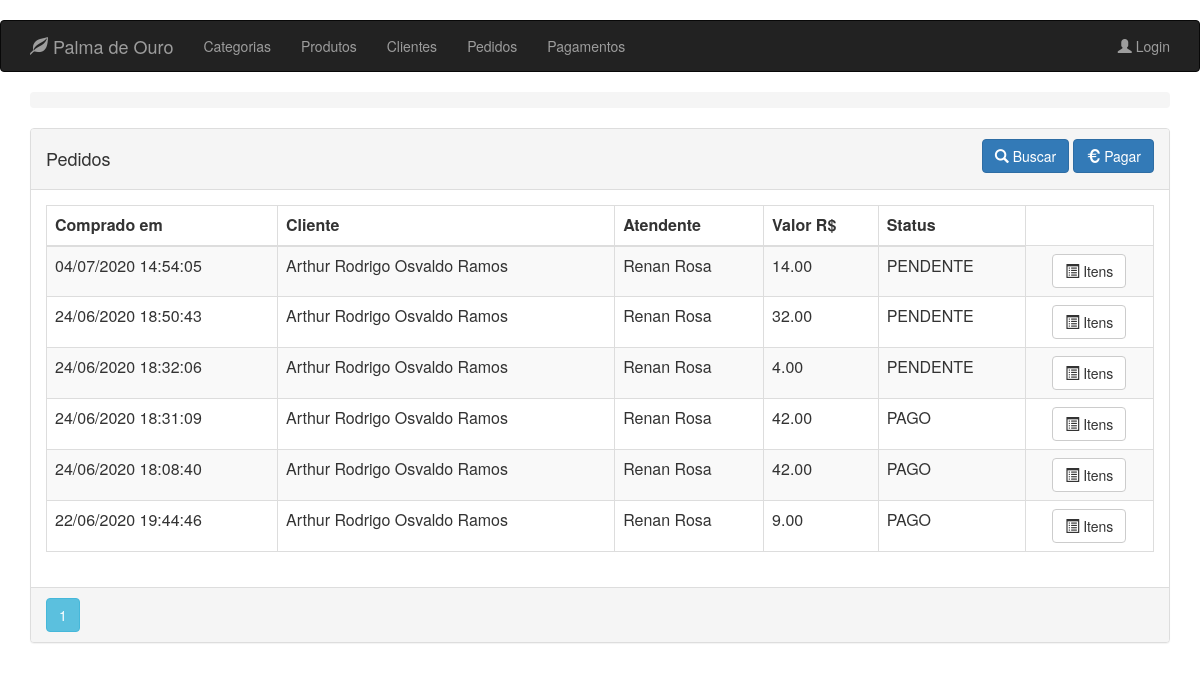
Before: /order/client/2 with the older database file.
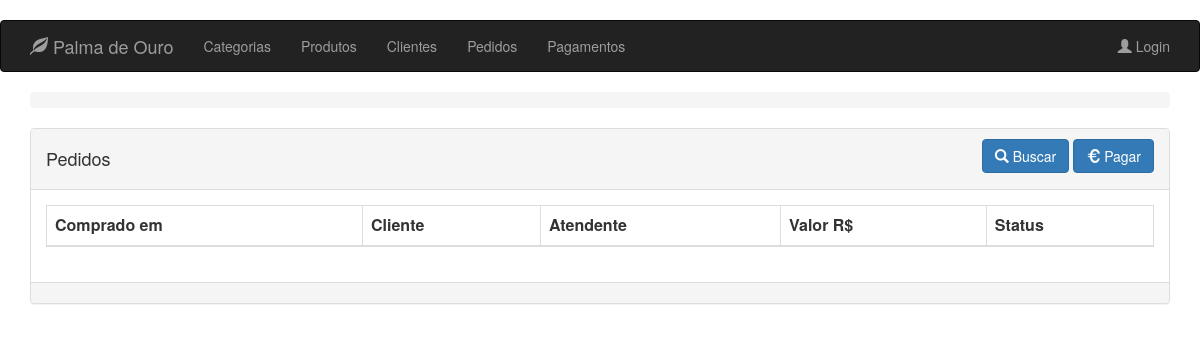
After: the same page with the newer database file.
### app/models.py (models this page shows, shortened)
class Order(db.Model):
    __tablename__ = 'orders'
    id = db.Column(db.Integer, primary_key=True)
    client_id = db.Column(db.Integer, ForeignKey('clients.id'), nullable=False)
    clerk_id = db.Column(db.Integer, ForeignKey('clerks.id'), nullable=False)
    payment_id = db.Column(db.Integer, ForeignKey(
        'payments.id'), nullable=True)
    date = db.Column(db.DateTime, index=True, default=datetime.now)
    total = db.Column(db.Numeric(10, 2), default=0)
    status = db.Column(db.Enum(Status), default=Status.PENDENTE)
    client = relationship("Client", backref=backref('orders', order_by=id))
    clerk = relationship("Clerk", backref=backref('orders', order_by=id))
    payment = relationship("Payment", backref=backref(
        'orders', order_by=id), lazy=True)

class User(db.Model):
    __metaclass__ = ABCMeta
    __abstract__ = True
    id = db.Column(db.Integer, primary_key=True)
    name = db.Column(db.String(64), nullable=False, index=True)
    phone_number = db.Column(db.String(13), nullable=False)

class Client(User):
    __tablename__ = 'clients'
    __mapper_args__ = {'concrete': True}
    identification = db.Column(db.String(9), unique=True)
    notifiable = db.Column(db.Boolean)
    address = db.Column(db.String(64))
    status = db.Column(db.Boolean)

class Clerk(User, UserMixin):
    __tablename__ = 'clerks'
    image_file = db.Column(db.String(24), default='default.png')
    email = db.Column(db.String(64), unique=True)
    password_hash = db.Column(db.String(128), nullable=False)
    __mapper_args__ = {
        'concrete': True
    }
    @property
    def password(self) -> None:
        raise AttributeError('password is not a readable attribute')

### app/routes/order/routes.py (the view)
@blueprint_order.route('/order/client/<int:id>', methods=['GET'])
@blueprint_order.route('/order', defaults={'id': None}, methods=['GET'])
@register_breadcrumb(blueprint_order, '.', 'Pedidos')
def get_orders(id):
    page = request.args.get('page', 1, type=int)
    if id is not None:
        orders = Order.query \
            .filter_by(client_id=id) \
            .order_by(Order.date.desc()) \
            .paginate(page=page, per_page=10)
        return render_template('order/client_orders.html', orders=orders, client_id=id)
    orders = Order.query.order_by(
        Order.date.desc()).paginate(page=page, per_page=10)
    return render_template('order/list.html', orders=orders)

### app/templates/order/client_orders.html (shortened to what this page needs)
{% extends "base.html" %}
{% block page_content %}
<div class="panel panel-default">
    <div class="panel-heading">
        <div class="row">
            <div class="col col-xs-6">
                <h4>Pedidos</h4>
            </div>
            <div class="col col-xs-6 text-right">
                <a href="{{ url_for('blueprint_order.search_order') }}" class="btn btn-primary">
                    <i class="glyphicon glyphicon glyphicon-search"></i>
                    <span>Buscar</span>
                </a>
                <a href="{{ url_for('blueprint_order.pending_order',id=client_id) }}" class="btn btn-primary">
                    <i class="glyphicon glyphicon-euro"></i>
                    <span>Pagar</span>
                </a>
            </div>
        </div>
    </div>
    <div class="panel-body">
        <table class="table table-striped table-responsive table-bordered">
            <thead>
                <tr>
                    <th>Comprado em</th>
                    <th>Cliente</th>
                    <th>Atendente</th>
                    <th>Valor R$</th>
                    <th>Status</th>
                </tr>
            </thead>
            <tbody>
                {% for order in orders.items %}
                <tr>
                    <td>{{ order.date.strftime('%d/%m/%Y %H:%M:%S') }}</td>
                    <td>{{ order.client.name }}</td>
                    <td>{{ order.clerk.name }}</td>
                    <td>{{ order.total }}</td>
                    <td>{{ order.status.name }}</td>
                    <td align="center">
                        <a href="{{ url_for('blueprint_order.items_order',id=order.id) }}"
                           class="btn btn-default">
                            <i class="glyphicon glyphicon-list-alt" aria-hidden="true"></i>
                            <span>Itens</span>
                        </a>
                    </td>
                </tr>
                {% endfor %}
            </tbody>
        </table>
    </div>
    <div class="panel-footer p-0">
        {% for page_number in orders.iter_pages(left_edge=1,right_edge=1,left_current=1,right_current=2) %}
        {% if page_number %}
        {% if orders.page == page_number %}
        <a class="btn btn-info mb-4"
           href="{{ url_for('blueprint_order.get_orders',page=page_number) }}">{{ page_number }}</a>
        {% else %}
        <a class="btn btn-outline-info mb-4"
           href="{{ url_for('blueprint_order.get_orders',page=page_number) }}">{{ page_number }}</a>
        {% endif %}
        {% else %}
        ...
        {% endif %}
        {% endfor %}
    </div>
</div>
{% endblock %}

### app/templates/base.html (shortened to what this page needs)
﻿{% extends "bootstrap/base.html" %}
    {% block head %}
    {{ super() }}
    {% endblock %}
    {% block navbar %}
    <header>
        <nav class="navbar navbar-inverse">
            <div class="container">
                <div class="navbar-header">
                    <a class="navbar-brand" href="{{ url_for('blueprint_client.get_clients') }}">
                        <span class="glyphicon glyphicon-leaf"></span> Palma de Ouro
                    </a>
                </div>
                <ul class="nav navbar-nav">
                    <li>
                        <a class="nav-item nav-link"
                           href="{{ url_for('blueprint_category.get_categories') }}">Categorias</a>
                    </li>
                    <li>
                        <a class="nav-item nav-link" href="{{ url_for('blueprint_product.get_products') }}">Produtos</a>
                    </li>
                    <li>
                        <a class="nav-item nav-link"
                           href="{{ url_for('blueprint_client.get_clients') }}">Clientes</a>
                    </li>
                    <li>
                        <a class="nav-item nav-link"
                           href="{{ url_for('blueprint_order.get_orders') }}">Pedidos</a>
                    </li>
                    <li>
                        <a class="nav-item nav-link"
                           href="{{ url_for('blueprint_payment.get_payment') }}">Pagamentos</a>
                    </li>
                </ul>
                <ul class="nav navbar-nav navbar-right">
                    {% if current_user.is_authenticated %}
                    <li>
                        <a class="nav-item nav-link" href="{{ url_for('blueprint_clerk.account') }}">
                            <span class="glyphicon glyphicon-user"></span>
                            {{ current_user.name }}
                        </a>
                    </li>
                    <li>
                        <a class="nav-item nav-link" href="{{ url_for('blueprint_clerk.logout') }}">
                            <span class="glyphicon glyphicon-log-in"></span>
                            Logout
                        </a>
                    </li>
                    {% else %}
                    <li>
                        <a class="nav-item nav-link" href="{{ url_for('blueprint_clerk.login') }}">
                            <span class="glyphicon glyphicon-user"></span> Login
                        </a>
                    </li>
                    {% endif %}
                </ul>
            </div>
        </nav>
        <div class="container pt-3">
            <nav aria-label="breadcrumb">
                <ol class="breadcrumb primary-color">
                </ol>
            </nav>
        </div>
    </header>
    {% endblock %}
        {% block content  %}
        <div class="container pt-3">
            {% block page_content %}
            {% endblock %}
        </div>
        {% endblock %}

Changed rows visible on the page:
removed Order: date "04/07/2020 14:54:05", client.name "Arthur Rodrigo Osvaldo Ramos", clerk.name "Renan Rosa", total "14.00", status.name "PENDENTE"
removed Order: date "24/06/2020 18:50:43", client.name "Arthur Rodrigo Osvaldo Ramos", clerk.name "Renan Rosa", total "32.00", status.name "PENDENTE"
removed Order: date "24/06/2020 18:32:06", client.name "Arthur Rodrigo Osvaldo Ramos", clerk.name "Renan Rosa", total "4.00", status.name "PENDENTE"
removed Order: date "24/06/2020 18:31:09", client.name "Arthur Rodrigo Osvaldo Ramos", clerk.name "Renan Rosa", total "42.00", status.name "PAGO"
removed Order: date "24/06/2020 18:08:40", client.name "Arthur Rodrigo Osvaldo Ramos", clerk.name "Renan Rosa", total "42.00", status.name "PAGO"
removed Order: date "22/06/2020 19:44:46", client.name "Arthur Rodrigo Osvaldo Ramos", clerk.name "Renan Rosa", total "9.00", status.name "PAGO"
Other visible differences:
list line gone: "1"
